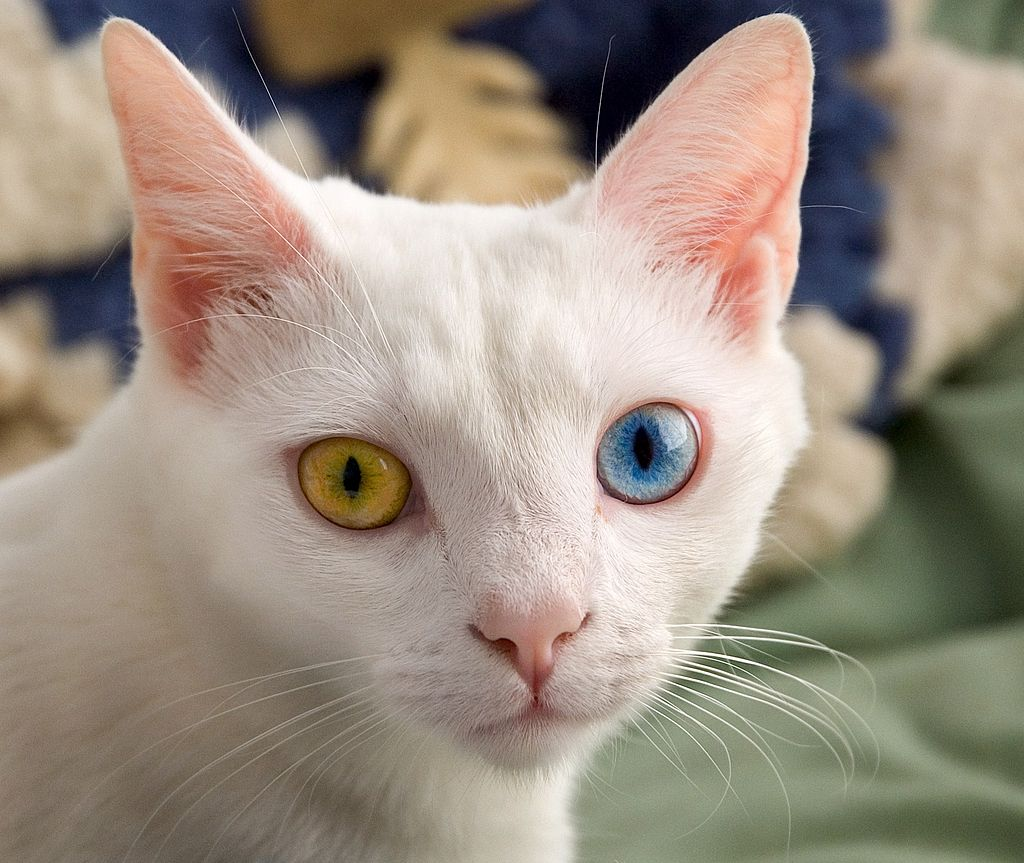
#> input picture Test_Photo/cat.jpg, 1024 x 863 px
$ jupyter execute Edge_Detection.ipynb   (shell and % lines are left out)
#> lines starting #> are read from the running program, lines starting #| are printed output that depends on the picture; after the words box and inside, x2 and y2 are one past the last pixel; in counts of white or black regions, pixels touching at a corner belong together
# Edge Detection

[cell 1]
import cv2
import numpy as np
import matplotlib.pyplot as plt

[cell 2]
def display(img,cmap=None):
    fig = plt.figure(figsize=(10,10))
    ax = fig.add_subplot(121)
    ax.imshow(img,cmap)

[cell 3]
# 因為這邊主要是偵測照片中貓咪的外誆, 所以對顏色不正確是沒有關係的
img = cv2.imread('../Test_Photo/cat.jpg')
#> img is the input picture: shape (863, 1024, 3); mean B, G, R 129.1, 142.5, 154.8
display(img)

[cell 4]
# 透過 cv2.Canny() 我們可以試著找出照片中貓咪的外誆
# cv2.Canny(img, threshold1, threshold2)
# Threshold1 -> Lower Bound
# Threshold2 -> Upper Bound
edges = cv2.Canny(img,0,255)
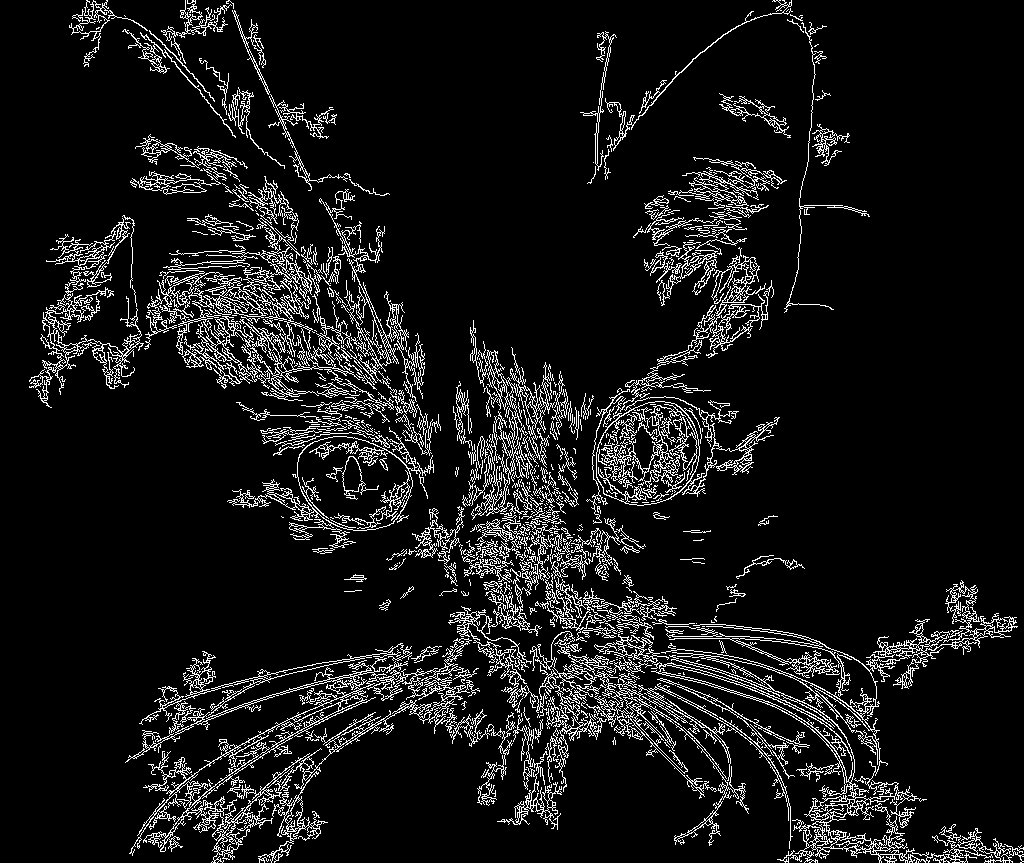
#> edges: shape (863, 1024); 8.8% white in thin lines or dots
display(edges)

#### 如上的結過並不是這麼理想, 所以我們要透過更改 threshold1 跟 threshold2 來讓照片更清楚

[cell 5]
# Choosing Thresholds
# 先取出這張照片所有顏色的 median
med_val = np.median(img)
#> med_val = 144

[cell 6]
# 我們先來選擇 Threshold1, lower bound
# 我們透過剛剛算出的中間值 * 0.7 得出某個值
# 再透過 max 的功能來算出 0與剛剛算出得值哪個來的大
lower = int(max(0,med_val*0.7))
#> lower = 100

[cell 7]
# 我們先來選擇 Threshold1, upper bound
# 我們透過剛剛算出的中間值 * 1.3 得出某個值
# 再透過 min 的功能來算出 255與剛剛算出得值哪個來的小
upper = int(min(255,med_val*1.3))
#> upper = 187

[cell 8]
edges = cv2.Canny(image=img, threshold1=lower , threshold2=upper)
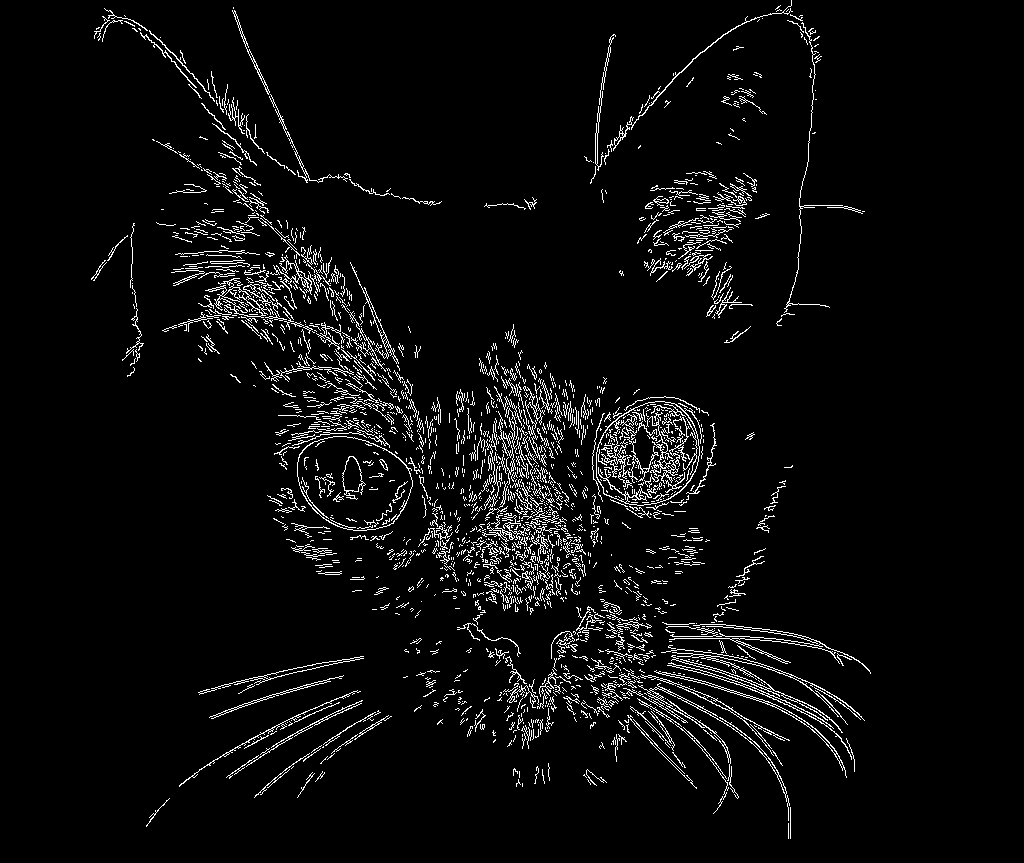
#> edges: shape (863, 1024); 4.4% white in thin lines or dots, all inside (x1, y1, x2, y2) = (91, 0, 871, 839)
display(edges)
